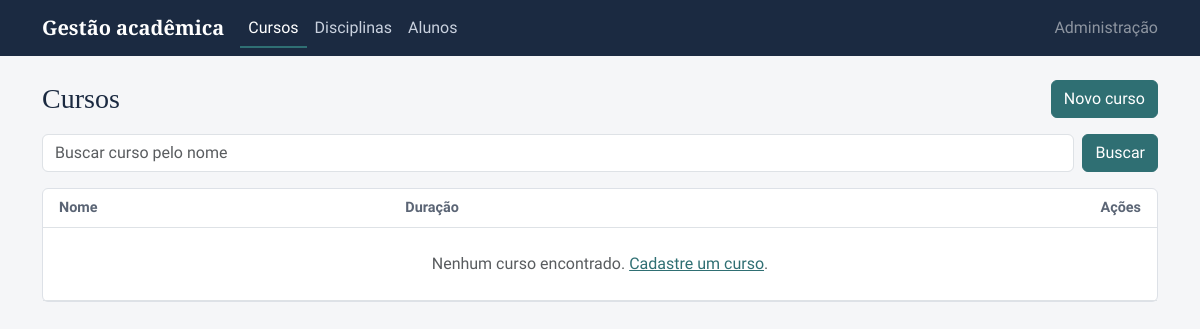
The app's page /cursos/, older data.
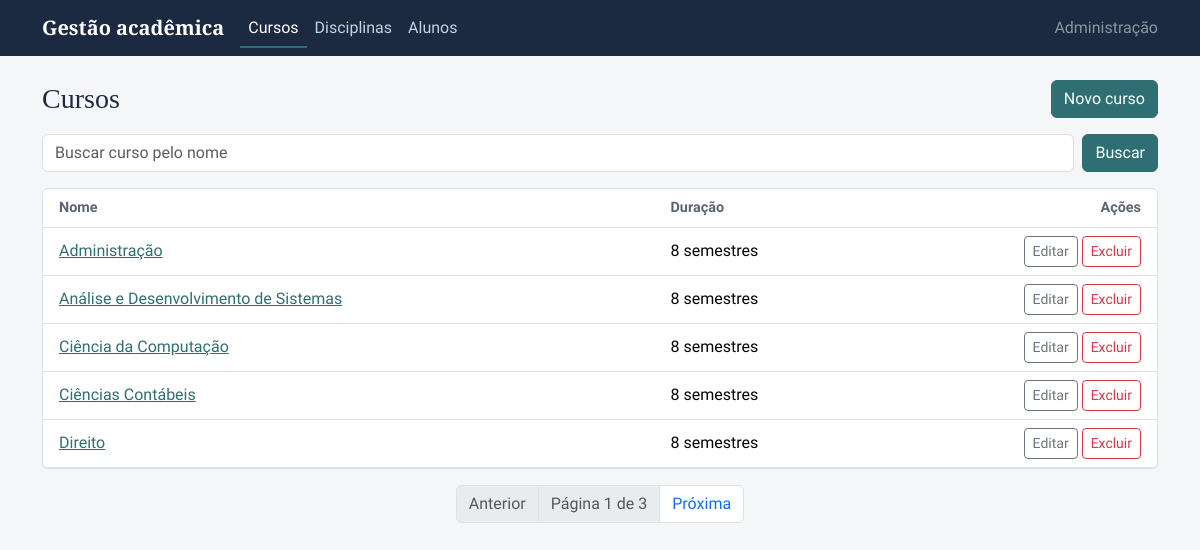
The same page, newer data.
### curso/models.py (models this page shows, shortened)
class Course(models.Model):
    name = models.CharField("Nome", max_length=100, unique=True)
    duration_semesters = models.PositiveIntegerField("Duração (semestres)")
    class Meta:
        verbose_name = "Curso"
        verbose_name_plural = "Cursos"
        ordering = ["name"]

### curso/views.py (the view)
# urls.py: path("", CourseListView.as_view(), name="course_list"),
class CourseListView(ListView):
    model = Course
    template_name = "curso/course_list.html"
    context_object_name = "courses"
    ordering = ["name"]
    paginate_by = 5
    extra_context = {"title": "Cursos"}
    def get_queryset(self):
        queryset = super().get_queryset()
        search = self.request.GET.get("search")
        if search:
            queryset = queryset.filter(name__icontains=search)
        return queryset

### templates/curso/course_list.html
{% extends "base.html" %}
{% block content %}
<div class="d-flex flex-wrap justify-content-between align-items-center gap-2 mb-3">
  <h1 class="h3 mb-0">{{ title }}</h1>
  <a href="{% url 'curso:course_create' %}" class="btn btn-primary">Novo curso</a>
</div>
<div class="mb-3">{% include "partials/search.html" with placeholder="Buscar curso pelo nome" %}</div>
<div class="panel">
  <div class="table-responsive">
    <table class="table table-hover align-middle">
      <thead>
        <tr><th class="ps-3">Nome</th><th>Duração</th><th class="text-end pe-3">Ações</th></tr>
      </thead>
      <tbody>
        {% for course in courses %}
          {% include "curso/partials/course_row.html" with course=course %}
        {% empty %}
        <tr><td colspan="3" class="text-center text-muted py-4">Nenhum curso encontrado. <a href="{% url 'curso:course_create' %}">Cadastre um curso</a>.</td></tr>
        {% endfor %}
      </tbody>
    </table>
  </div>
</div>
{% include "partials/pagination.html" %}
{% endblock %}

### templates/curso/partials/course_row.html
<tr id="course-row-{{ course.pk }}">
  <td class="ps-3"><a href="{% url 'curso:course_detail' course.pk %}">{{ course.name }}</a></td>
  <td>{{ course.duration_semesters }} semestres</td>
  <td class="text-end pe-3">
    <button type="button" class="btn btn-sm btn-outline-secondary"
      hx-get="{% url 'curso:course_update' course.pk %}"
      hx-target="#action-modal-content" hx-swap="innerHTML"
      data-modal-title="Editar curso"
      data-bs-toggle="modal" data-bs-target="#action-modal">Editar</button>
    <button type="button" class="btn btn-sm btn-outline-danger"
      hx-get="{% url 'curso:course_delete' course.pk %}"
      hx-target="#action-modal-content" hx-swap="innerHTML"
      data-modal-title="Excluir curso"
      data-bs-toggle="modal" data-bs-target="#action-modal">Excluir</button>
  </td>
</tr>

Row changes from the older to the newer data that the page shows:
added Course: name "Administração", duration_semesters "8"
added Course: name "Análise e Desenvolvimento de Sistemas", duration_semesters "8"
added Course: name "Ciência da Computação", duration_semesters "8"
added Course: name "Ciências Contábeis", duration_semesters "8"
added Course: name "Direito", duration_semesters "8"
Text that changed along with them:
{{ page_obj.number }}: (not shown) → "1"
{{ page_obj.paginator.num_pages }}: (not shown) → "3"
text no longer shown: "Nenhum curso encontrado. Cadastre um curso ."
text now shown: "Anterior Página de Próxima"
